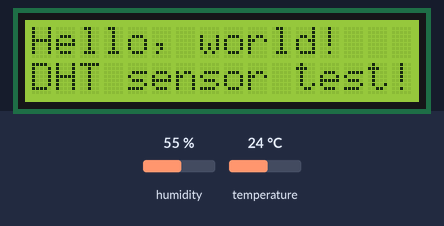
Bench run of a sketch on a simulated Arduino Uno, built with avr-gcc and run on an emulated ATmega328P. Parts: 16×2 character LCD. The test bench sets the inputs (shaded band); at power-on: humidity 55 %, temperature 24 °C. The modem accepts every AT command (registered, SIM ready, sends succeed) and sends nothing else; what the sketch prints to the serial monitor is not drawn.

Above: at 0.6 s.
At 17.9 s:
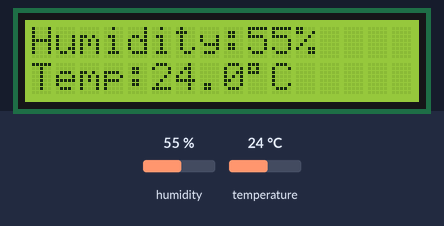

The sketch:

DHT22_IoT_example.ino
```cpp
#include <Wire.h>
#include <LiquidCrystal_I2C.h>
#include <SoftwareSerial.h>
SoftwareSerial esp8266(10,11);
#include <DHT.h>
#define DEBUG 1
#define DHTPIN 2     // 設定DHT的接腳
#define _ledpin 13

//#define DHTTYPE DHT11   // DHT 11 定義DHT的類型為DHT11
#define DHTTYPE DHT22   // DHT 22  (AM2302), AM2321

LiquidCrystal_I2C lcd(0x27, 2, 1, 0, 4, 5, 6, 7, 3, POSITIVE);
DHT dht(DHTPIN, DHTTYPE);
#define _baudrate   9600

//*-- IoT Information
String SSID="ASUS_LAB1"; //[無線網路熱點名稱]
String PASS="ASUSASUS"; //[無線網路連線密碼]
#define IP "184.106.153.149" // ThingSpeak IP Address: 184.106.153.149
// 使用 GET 傳送資料的格式
// GET /update?key=[THINGSPEAK_(Write)API_KEY]&field1=[data 1]&filed2=[data 2]...;
String GET = "GET /update?key=XXXXXXXXXXXXXX";//改成使用者的Key

  String get_ESP8266_response()
  {  //取得 ESP8266 的回應字串
  String str="";  //儲存接收到的回應字串
  char c;  //儲存接收到的回應字元
  while (esp8266.available())
  {  //若軟體序列埠接收緩衝器還有資料
    c=esp8266.read();  //必須放入宣告為 char 之變數 (才會轉成字元)
    str.concat(c);  //串接回應字元
    delay(10);  //務必要延遲, 否則太快
    }
  str.trim();  //去除頭尾空白字元
  return str;
  }

const int SMARTCONFIG_PIN=5;
const int WEBCONFIG_PIN=4; //Pin to switch configuration or working mode
const int MAX_PAGE_NAME_LEN=48;  //buffer size
char buffer[MAX_PAGE_NAME_LEN + 1]; //store page_name/ssid/pwd
int mode; //store current mode(LOW=configuration, HIGH=working)

void setup()
{
  pinMode(WEBCONFIG_PIN, INPUT_PULLUP);
  pinMode(SMARTCONFIG_PIN, INPUT_PULLUP);

  esp8266.begin( _baudrate );
  Serial.begin( _baudrate );

  lcd.begin(16, 2);      // 初始化 LCD，一行 16 的字元，共 2 行，預設開啟背光
  // 閃爍
  lcd.backlight(); // 開啟背光
  delay(200);
  lcd.noBacklight(); // 關閉背光
  delay(200);
  lcd.backlight();
  lcd.setCursor(0, 0); // 設定游標位置在第一行行首
  lcd.print("Hello, world!");
  lcd.setCursor(0, 1); // 設定游標位置在第二行行首
  lcd.print("DHT sensor test!!");
  connectWiFi();
 }

void loop()
{
     float hh, tt;
     hh=dht.readHumidity();
     tt=dht.readTemperature();
    // 確認取回的溫濕度數據可用
    if (isnan(hh) || isnan(tt))
    {
        Serial.println( "Failed to read form DHT11" );
        lcd.setCursor(0, 0);
        lcd.clear();
        lcd.print("Failed to read from DHT11");
        lcd.setCursor(0, 1);
        lcd.print("                ");
        //digitalWrite( _ledpin, HIGH);
        delay(2000);
    }
    else
    {
      String HH, TT;
      HH = String(hh,1);
      TT = String(tt, 1);
      for(int i=0; i<2; i++)
      {
        digitalWrite(_ledpin, HIGH);
        delay(1000);
        digitalWrite(_ledpin, LOW);
        delay(500);
      }

       lcd.home();
       lcd.clear();
       lcd.print("Humidity:");
       lcd.print((int)dht.readHumidity());
       lcd.print("%");
       lcd.setCursor(0, 1);
       lcd.print("Temp:");
       lcd.print((float)dht.readTemperature(), 1);
       lcd.write(0xdf);  //
       lcd.print("C");
        #ifdef DEBUG
            Serial.print("Humidity: ");
            Serial.print( HH );
            Serial.print(" %\t");
            Serial.print("Temperature: ");
            Serial.print( TT );
            Serial.println(" *C\t");
        #endif
        /*sendDebug( "AT+CIPCLOSE");
        String cmd = "AT+CIPSTATUS";
        sendDebug("AT+CIPSTATUS");
        esp8266.setTimeout(5000);
        if(esp8266.find("STATUS:5"))
        {
            sendDebug("AT+RST");
            delay(5000);
        }*/
        updateDHT( TT, HH );
        delay(15000);
    }
}

void updateDHT( String T, String H )
{
    // 設定 ESP8266 作為 Client 端
    String cmd = "AT+CIPSTART=\"TCP\",\"";
    cmd += IP;
    cmd += "\",80";
    sendDebug(cmd);
    esp8266.setTimeout(10000);
    if(esp8266.find("OK"))
    {
      cmd = GET + "&field1=" + T + "&field2=" + H +"\r\n";
      esp8266.print( "AT+CIPSEND=" );
      esp8266.println( cmd.length() );
      esp8266.setTimeout(5000);
      if(esp8266.find( ">" ) )
      {
        Serial.print(">");
        Serial.print(cmd);
        esp8266.print(cmd);
      }
    }
    else
    {
        sendDebug( "AT+CIPCLOSE" );
        Serial.println( "RECEIVED: Error\nExit1" );
        return;
     }
    esp8266.setTimeout(5000);
    if( esp8266.find("OK") )
    {
        Serial.println( "RECEIVED: OK" );
    }
    else
    {
        Serial.println( "RECEIVED: Error\nExit2" );
        sendDebug( "AT+CIPCLOSE" );
    }
}
void sendDebug(String cmd)
{
    Serial.print("SEND: ");
    Serial.println(cmd);
    esp8266.println(cmd);
}

boolean connectWiFi()
{
    sendDebug("AT+RST");
    delay(3000);
    while(esp8266.available())
      Serial.print((char)esp8266.read());
    Serial.println();
    sendDebug("AT+CWMODE=1");
    delay(3000);
    while(esp8266.available())
      Serial.print((char)esp8266.read());
    Serial.println();
    sendDebug("AT+CIPMUX=0");
    delay(3000);
    while(esp8266.available())
    {
      Serial.print((char)esp8266.read());
      delay(10);
    }
    Serial.println();
    String cmd ="AT+CWJAP=\"" + SSID + "\",\"" + PASS +"\"";
    sendDebug(cmd);
    delay(5000);
    while(1)
    {
      if(esp8266.find("WIFI CONNECT"))
      {
        while(esp8266.available())
        {
          esp8266.read();
          delay(10);
        }
        Serial.println("AP connected");
        break;
      }
      else
      {
            String cmd ="AT+CWJAP=\"" + SSID + "\",\"" + PASS +"\"";
            sendDebug(cmd);
            delay(10000);
      }
    }
}

String sendData(String command, const int timeout, boolean debug) {
  String response="";
  esp8266.print(command); // send the read character to the esp8266
  long int time=millis();
  while ((time+timeout) > millis()) {
    while(esp8266.available()) {
      // The esp has data so display its output to the serial window
      char c=esp8266.read(); // read the next character.
      response += c;
      }
    }
  if (debug) {Serial.print(response);}
  return response;
  }
```

Measured:
- what the display in image 0 shows lasts 17.4 s, from 0.5 s to 17.9 s
